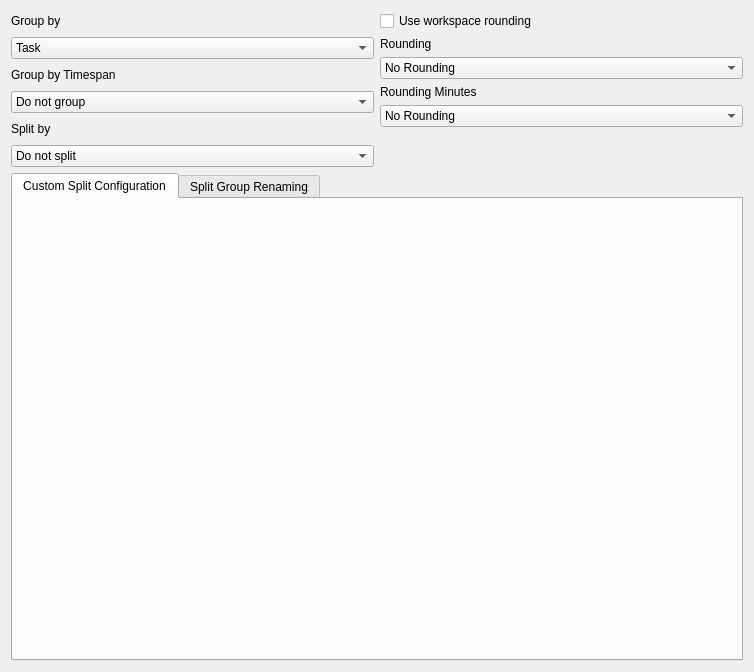
<?xml version="1.0" encoding="UTF-8"?>
<ui version="4.0">
 <class>BillingSummarizerWidget</class>
 <widget class="QWidget" name="BillingSummarizerWidget">
  <property name="geometry">
   <rect>
    <x>0</x>
    <y>0</y>
    <width>754</width>
    <height>672</height>
   </rect>
  </property>
  <property name="windowTitle">
   <string>Form</string>
  </property>
  <layout class="QVBoxLayout" name="verticalLayout_6" stretch="0,1">
   <item>
    <layout class="QHBoxLayout" name="horizontalLayout">
     <property name="topMargin">
      <number>0</number>
     </property>
     <item>
      <layout class="QVBoxLayout" name="verticalLayout_9">
       <property name="topMargin">
        <number>0</number>
       </property>
       <property name="bottomMargin">
        <number>0</number>
       </property>
       <item>
        <layout class="QVBoxLayout" name="verticalLayout">
         <item>
          <widget class="QLabel" name="groupByCaptionLabel">
           <property name="text">
            <string>Group by</string>
           </property>
          </widget>
         </item>
         <item>
          <widget class="QComboBox" name="groupByComboBox">
           <item>
            <property name="text">
             <string>Task</string>
            </property>
           </item>
           <item>
            <property name="text">
             <string>Description</string>
            </property>
           </item>
          </widget>
         </item>
        </layout>
       </item>
       <item>
        <layout class="QVBoxLayout" name="verticalLayout_2">
         <item>
          <widget class="QLabel" name="groupByTimespanCaptionLabel">
           <property name="text">
            <string>Group by Timespan</string>
           </property>
          </widget>
         </item>
         <item>
          <widget class="QComboBox" name="groupByTimespanComboBox">
           <item>
            <property name="text">
             <string>Do not group</string>
            </property>
           </item>
           <item>
            <property name="text">
             <string>Day</string>
            </property>
           </item>
           <item>
            <property name="text">
             <string>Month</string>
            </property>
           </item>
          </widget>
         </item>
        </layout>
       </item>
       <item>
        <layout class="QVBoxLayout" name="verticalLayout_3">
         <item>
          <widget class="QLabel" name="splitByCaptionLabel">
           <property name="text">
            <string>Split by</string>
           </property>
          </widget>
         </item>
         <item>
          <widget class="QComboBox" name="splitByComboBox">
           <item>
            <property name="text">
             <string>Do not split</string>
            </property>
           </item>
           <item>
            <property name="text">
             <string>Task</string>
            </property>
           </item>
           <item>
            <property name="text">
             <string>User</string>
            </property>
           </item>
           <item>
            <property name="text">
             <string>Custom ...</string>
            </property>
           </item>
          </widget>
         </item>
        </layout>
       </item>
      </layout>
     </item>
     <item>
      <layout class="QVBoxLayout" name="verticalLayout_8">
       <property name="topMargin">
        <number>0</number>
       </property>
       <property name="bottomMargin">
        <number>0</number>
       </property>
       <item>
        <widget class="QCheckBox" name="useWorkspaceRoundingCheckBox">
         <property name="text">
          <string>Use workspace rounding</string>
         </property>
        </widget>
       </item>
       <item>
        <widget class="QWidget" name="roundingConfig" native="true">
         <layout class="QVBoxLayout" name="verticalLayout_12">
          <property name="leftMargin">
           <number>0</number>
          </property>
          <property name="topMargin">
           <number>0</number>
          </property>
          <property name="rightMargin">
           <number>0</number>
          </property>
          <property name="bottomMargin">
           <number>0</number>
          </property>
          <item>
           <layout class="QVBoxLayout" name="verticalLayout_11">
            <property name="bottomMargin">
             <number>0</number>
            </property>
            <item>
             <widget class="QLabel" name="roundingCaptionLabel">
              <property name="text">
               <string>Rounding</string>
              </property>
             </widget>
            </item>
            <item>
             <widget class="QComboBox" name="roundingComboBox">
              <item>
               <property name="text">
                <string>No Rounding</string>
               </property>
              </item>
              <item>
               <property name="text">
                <string>Up</string>
               </property>
              </item>
              <item>
               <property name="text">
                <string>Nearest</string>
               </property>
              </item>
              <item>
               <property name="text">
                <string>Down</string>
               </property>
              </item>
             </widget>
            </item>
           </layout>
          </item>
          <item>
           <layout class="QVBoxLayout" name="verticalLayout_10">
            <property name="bottomMargin">
             <number>0</number>
            </property>
            <item>
             <widget class="QLabel" name="roundingMinutesCaptionLabel">
              <property name="text">
               <string>Rounding Minutes</string>
              </property>
             </widget>
            </item>
            <item>
             <widget class="QComboBox" name="roundingMinutesComboBox">
              <item>
               <property name="text">
                <string>No Rounding</string>
               </property>
              </item>
              <item>
               <property name="text">
                <string>1 Minute</string>
               </property>
              </item>
              <item>
               <property name="text">
                <string>5 Minutes</string>
               </property>
              </item>
              <item>
               <property name="text">
                <string>6 Minutes</string>
               </property>
              </item>
              <item>
               <property name="text">
                <string>10 Minutes</string>
               </property>
              </item>
              <item>
               <property name="text">
                <string>12 Minutes</string>
               </property>
              </item>
              <item>
               <property name="text">
                <string>15 Minutes</string>
               </property>
              </item>
              <item>
               <property name="text">
                <string>30 Minutes</string>
               </property>
              </item>
              <item>
               <property name="text">
                <string>1 Hour</string>
               </property>
              </item>
              <item>
               <property name="text">
                <string>4 Hours</string>
               </property>
              </item>
             </widget>
            </item>
           </layout>
          </item>
         </layout>
        </widget>
       </item>
       <item>
        <spacer name="verticalSpacer_3">
         <property name="orientation">
          <enum>Qt::Vertical</enum>
         </property>
         <property name="sizeHint" stdset="0">
          <size>
           <width>20</width>
           <height>40</height>
          </size>
         </property>
        </spacer>
       </item>
      </layout>
     </item>
    </layout>
   </item>
   <item>
    <widget class="QTabWidget" name="tabWidget">
     <property name="currentIndex">
      <number>0</number>
     </property>
     <widget class="QWidget" name="splitRuleTab">
      <attribute name="title">
       <string>Custom Split Configuration</string>
      </attribute>
      <layout class="QVBoxLayout" name="verticalLayout_7">
       <property name="leftMargin">
        <number>0</number>
       </property>
       <property name="topMargin">
        <number>0</number>
       </property>
       <property name="rightMargin">
        <number>0</number>
       </property>
       <property name="bottomMargin">
        <number>0</number>
       </property>
       <item>
        <widget class="QStackedWidget" name="stackedWidget">
         <property name="currentIndex">
          <number>0</number>
         </property>
         <widget class="QWidget" name="nonCustomSplit">
          <layout class="QVBoxLayout" name="verticalLayout_4">
           <property name="leftMargin">
            <number>0</number>
           </property>
           <property name="topMargin">
            <number>0</number>
           </property>
           <property name="rightMargin">
            <number>0</number>
           </property>
           <property name="bottomMargin">
            <number>0</number>
           </property>
           <item>
            <spacer name="verticalSpacer">
             <property name="orientation">
              <enum>Qt::Vertical</enum>
             </property>
             <property name="sizeHint" stdset="0">
              <size>
               <width>20</width>
               <height>129</height>
              </size>
             </property>
            </spacer>
           </item>
          </layout>
         </widget>
         <widget class="QWidget" name="customSplitPage">
          <layout class="QVBoxLayout" name="verticalLayout_5" stretch="0,0,0">
           <property name="leftMargin">
            <number>0</number>
           </property>
           <property name="topMargin">
            <number>0</number>
           </property>
           <property name="rightMargin">
            <number>0</number>
           </property>
           <property name="bottomMargin">
            <number>0</number>
           </property>
           <item>
            <layout class="QHBoxLayout" name="horizontalLayout_2">
             <property name="topMargin">
              <number>0</number>
             </property>
             <item>
              <spacer name="horizontalSpacer">
               <property name="orientation">
                <enum>Qt::Horizontal</enum>
               </property>
               <property name="sizeHint" stdset="0">
                <size>
                 <width>40</width>
                 <height>20</height>
                </size>
               </property>
              </spacer>
             </item>
             <item>
              <widget class="QPushButton" name="addSplitByRuleButton">
               <property name="text">
                <string>Add rule</string>
               </property>
              </widget>
             </item>
            </layout>
           </item>
           <item>
            <widget class="QWidget" name="customRuleWidget" native="true"/>
           </item>
           <item>
            <spacer name="verticalSpacer_2">
             <property name="orientation">
              <enum>Qt::Vertical</enum>
             </property>
             <property name="sizeHint" stdset="0">
              <size>
               <width>20</width>
               <height>40</height>
              </size>
             </property>
            </spacer>
           </item>
          </layout>
         </widget>
        </widget>
       </item>
      </layout>
     </widget>
     <widget class="QWidget" name="groupRenamingTab">
      <attribute name="title">
       <string>Split Group Renaming</string>
      </attribute>
      <layout class="QVBoxLayout" name="verticalLayout_13">
       <property name="leftMargin">
        <number>0</number>
       </property>
       <property name="topMargin">
        <number>0</number>
       </property>
       <property name="rightMargin">
        <number>0</number>
       </property>
       <property name="bottomMargin">
        <number>0</number>
       </property>
       <item>
        <widget class="QTableWidget" name="renamingTableWidget">
         <property name="editTriggers">
          <set>QAbstractItemView::DoubleClicked|QAbstractItemView::EditKeyPressed</set>
         </property>
         <property name="alternatingRowColors">
          <bool>true</bool>
         </property>
         <property name="selectionMode">
          <enum>QAbstractItemView::SingleSelection</enum>
         </property>
         <property name="selectionBehavior">
          <enum>QAbstractItemView::SelectRows</enum>
         </property>
         <property name="columnCount">
          <number>2</number>
         </property>
         <attribute name="horizontalHeaderDefaultSectionSize">
          <number>240</number>
         </attribute>
         <attribute name="horizontalHeaderStretchLastSection">
          <bool>true</bool>
         </attribute>
         <attribute name="verticalHeaderVisible">
          <bool>false</bool>
         </attribute>
         <column>
          <property name="text">
           <string>Group</string>
          </property>
         </column>
         <column>
          <property name="text">
           <string>New Name</string>
          </property>
         </column>
        </widget>
       </item>
      </layout>
     </widget>
    </widget>
   </item>
  </layout>
 </widget>
 <resources/>
 <connections/>
</ui>
